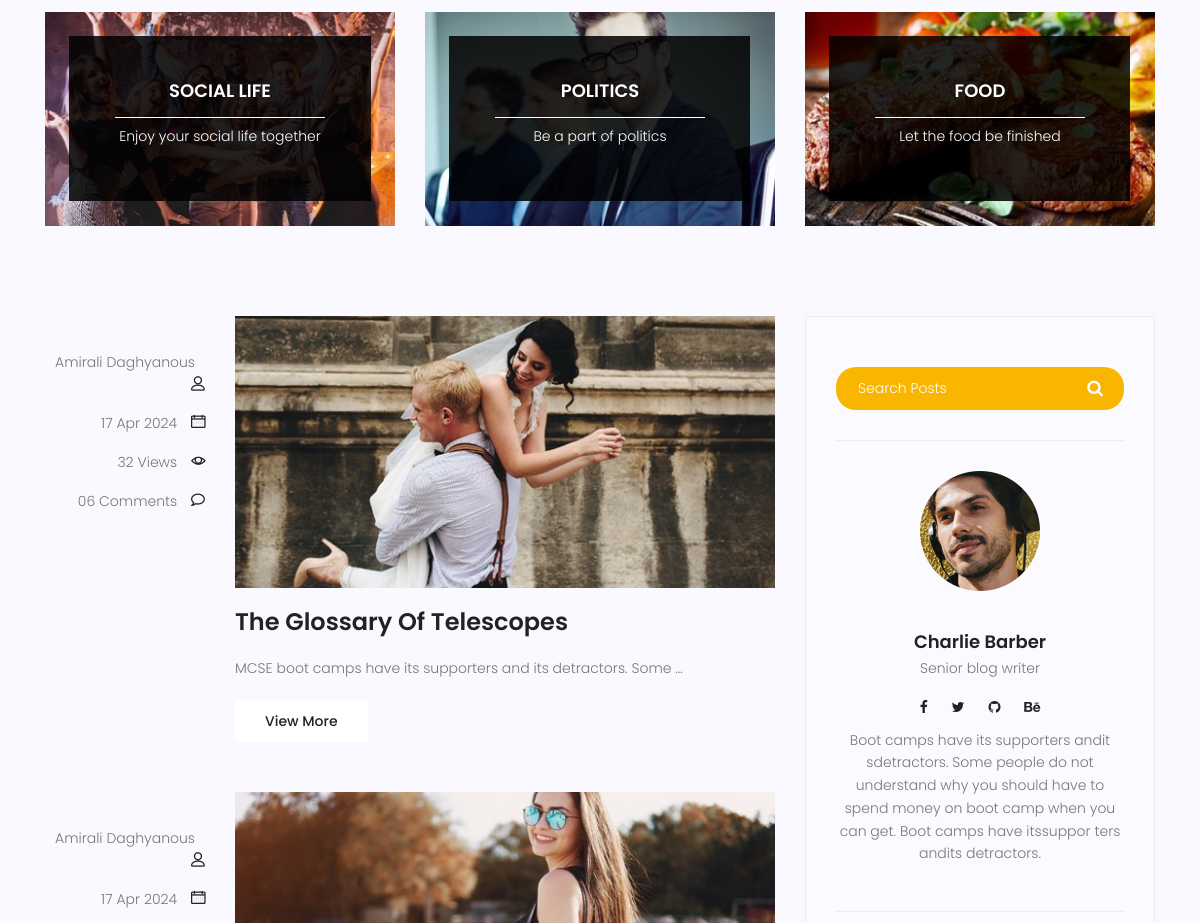
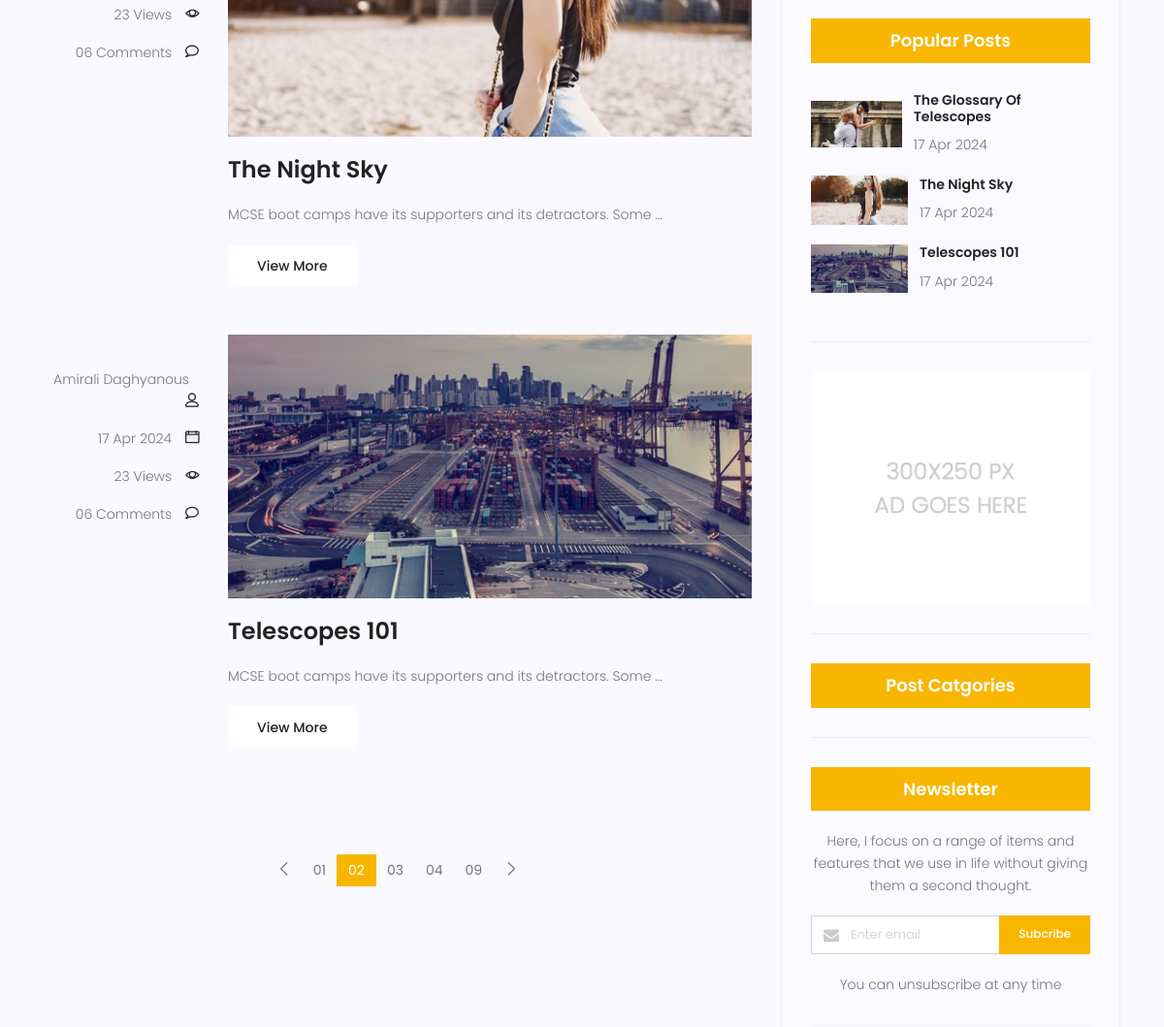
Before: /blog-home (middle part) with the older database file (2 pictures, top to bottom).
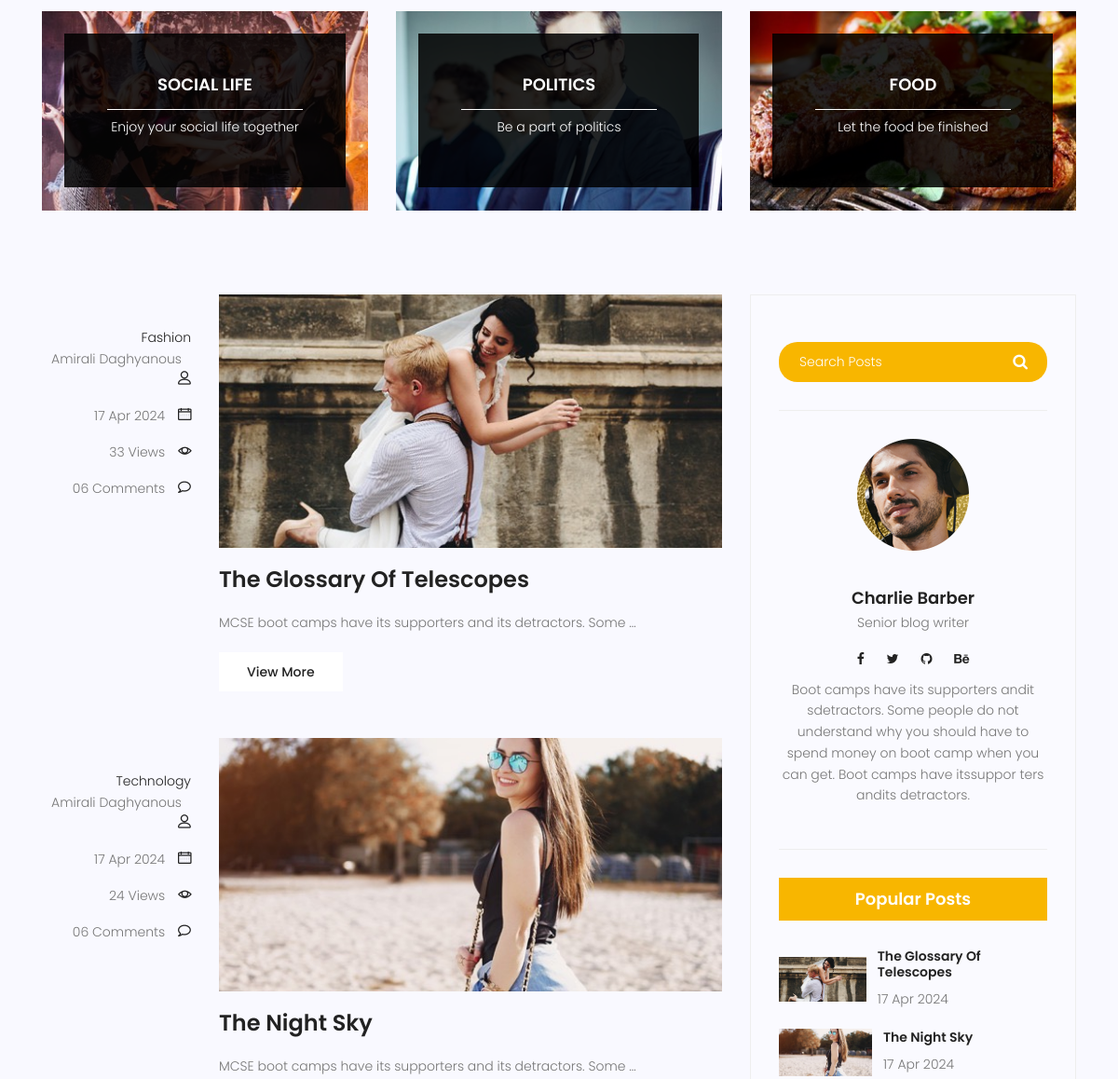
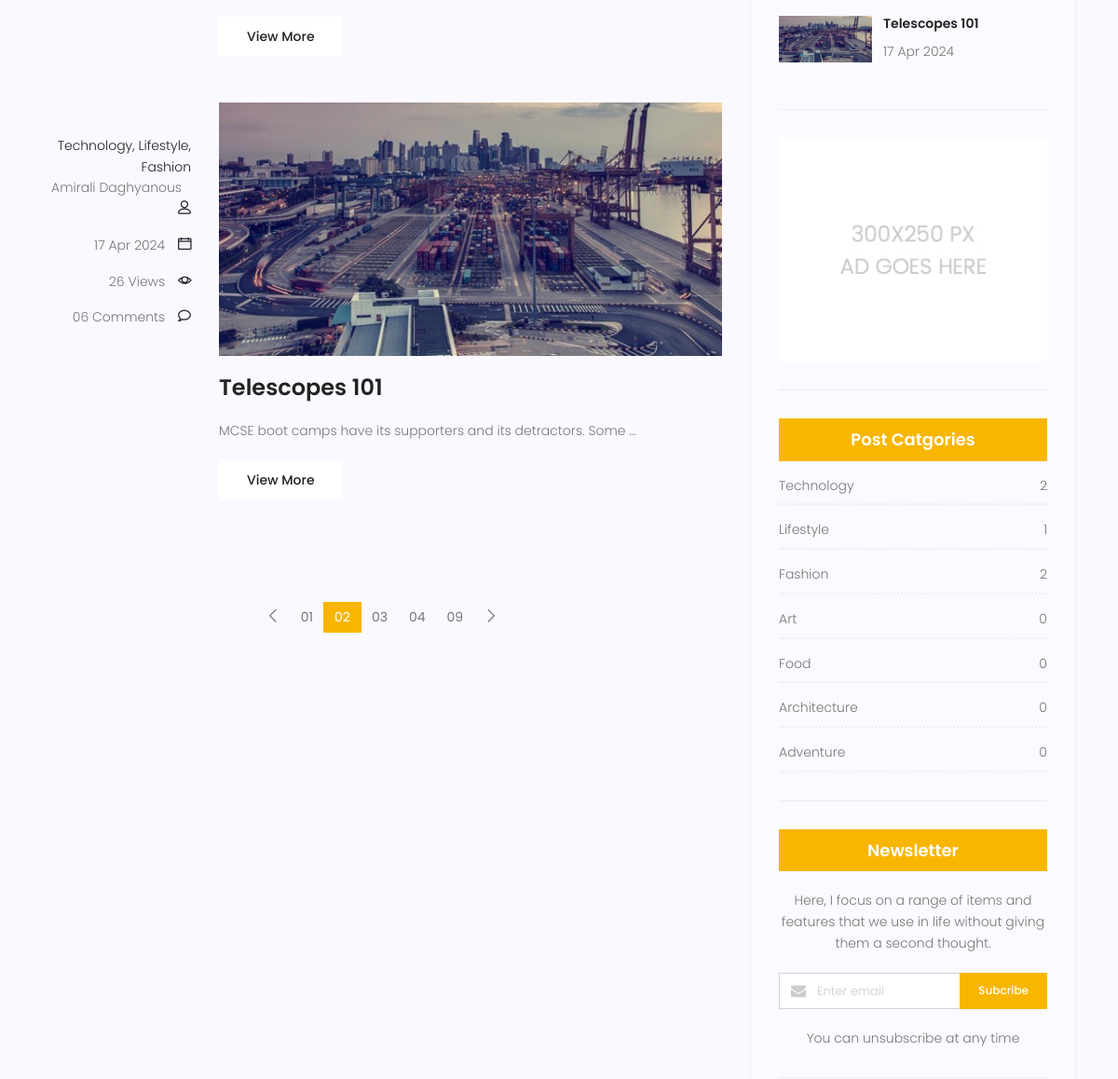
After: the same page with the newer database file (2 pictures, top to bottom).
### Blog/models.py (models this page shows, shortened)
class posts(models.Model):
    title=models.CharField(max_length=250)
    content=models.TextField(max_length=250)
    author=models.ForeignKey(User,on_delete=models.SET_NULL,null=True)
    category=models.ManyToManyField(Category)
    create_date=models.DateTimeField(auto_now_add=True)
    published_date=models.DateTimeField(default=timezone.now)
    image=models.ImageField(upload_to='blog',default='blog/default.jpg')
    status=models.BooleanField(default=False)
    counted_views=models.IntegerField(default=0)

class Category(models.Model):
    name=models.CharField(max_length=250)
    def __str__(self):
        return self.name

### Blog/views.py (the view)
# urls.py: path('blog-home',bloghome,name="bloghome"),
def bloghome(request,cat=None):
    post = posts.objects.filter(published_date__lte=timezone.now(),status=True)
    if cat:
        post=post.filter(category__name=cat)
    context = {'posts': post}
    return render(request,'blog-home.html',context)

### Blog/templatetags/blog_tags.py (called while the page is built)
@register.inclusion_tag('blog-popularposts.html')
def popularpost(arg=3):
    postss=posts.objects.filter( published_date__lte=timezone.now(), status=True).order_by('published_date')[:arg]
    return {'posts':postss}

@register.inclusion_tag('blog-category.html')
def categories():
    postss=posts.objects.filter( published_date__lte=timezone.now(), status=True)
    categories=Category.objects.all()
    cat_dict = {}
    for name in categories:
        cat_dict[name]=postss.filter(category=name).count()
    return {'categories':cat_dict}

### templates/blog-home.html (shortened to what this page needs)
{% load static %}
{% load blog_tags %}
<!DOCTYPE html>
	<html lang="zxx" class="no-js">
	{% include 'head.html' %}
		<body>
			<section class="top-category-widget-area pt-90 pb-90 ">
				<div class="container">
					<div class="row">
						<div class="col-lg-4">
							<div class="single-cat-widget">
								<div class="content relative">
									<div class="overlay overlay-bg"></div>
								    <a href="#" target="_blank">
								      <div class="thumb">
								  		 <img class="content-image img-fluid d-block mx-auto" src=" {%static "img/blog/cat-widget1.jpg" %}" alt="">
								  	  </div>
								      <div class="content-details">
								        <h4 class="content-title mx-auto text-uppercase">Social life</h4>
								        <span></span>
								        <p>Enjoy your social life together</p>
								      </div>
								    </a>
								</div>
							</div>
						</div>
						<div class="col-lg-4">
							<div class="single-cat-widget">
								<div class="content relative">
									<div class="overlay overlay-bg"></div>
								    <a href="#" target="_blank">
								      <div class="thumb">
								  		 <img class="content-image img-fluid d-block mx-auto" src=" {%static "img/blog/cat-widget2.jpg" %}" alt="">
								  	  </div>
								      <div class="content-details">
								        <h4 class="content-title mx-auto text-uppercase">Politics</h4>
								        <span></span>
								        <p>Be a part of politics</p>
								      </div>
								    </a>
								</div>
							</div>
						</div>
						<div class="col-lg-4">
							<div class="single-cat-widget">
								<div class="content relative">
									<div class="overlay overlay-bg"></div>
								    <a href="#" target="_blank">
								      <div class="thumb">
								  		 <img class="content-image img-fluid d-block mx-auto" src=" {%static "img/blog/cat-widget3.jpg" %}" alt="">
								  	  </div>
								      <div class="content-details">
								        <h4 class="content-title mx-auto text-uppercase">Food</h4>
								        <span></span>
								        <p>Let the food be finished</p>
								      </div>
								    </a>
								</div>
							</div>
						</div>
					</div>
				</div>
			</section>
			<section class="post-content-area">
				<div class="container">
					<div class="row">
						<div class="col-lg-8 posts-list">
                            {% for post in posts %}
                            <div class="single-post row">
								<div class="col-lg-3  col-md-3 meta-details">
									<ul class="tags">
                                        {%  for cat in post.category.all %}
										<li><a href="{% url "category"  cat=cat.name %}">{{ cat.name }}{% if not forloop.last %},{% endif %}</a></li>
										{% endfor %}
									<div class="user-details row">
										<p class="user-name col-lg-12 col-md-12 col-6"><a href="#">{{ post.author.get_full_name}}</a> <span class="lnr lnr-user"></span></p>
										<p class="date col-lg-12 col-md-12 col-6"><a href="#">{{ post.published_date|date:"d M Y"}}</a> <span class="lnr lnr-calendar-full"></span></p>
										<p class="view col-lg-12 col-md-12 col-6"><a href="#">{{ post.counted_views}} Views</a> <span class="lnr lnr-eye"></span></p>
										<p class="comments col-lg-12 col-md-12 col-6"><a href="#">06 Comments</a> <span class="lnr lnr-bubble"></span></p>
									</div>
								</div>
								<div class="col-lg-9 col-md-9 ">
									<div class="feature-img">
										<img class="img-fluid" src="{{ post.image.url }}" alt="">
									</div>
									<a class="posts-title" href="{% url 'blogsingle' pid=post.id %}"><h3>{{ post.title}}</h3></a>
									<p class="excert">
                                        {{ post.content|truncatewords_html:10}}
									</p>
									<a href="{% url 'blogsingle' pid=post.id %}" class="primary-btn">View More</a>
								</div>
							</div>
                            {% endfor %}
		                    <nav class="blog-pagination justify-content-center d-flex">
		                        <ul class="pagination">
		                            <li class="page-item">
		                                <a href="#" class="page-link" aria-label="Previous">
		                                    <span aria-hidden="true">
		                                        <span class="lnr lnr-chevron-left"></span>
		                                    </span>
		                                </a>
		                            </li>
		                            <li class="page-item"><a href="#" class="page-link">01</a></li>
		                            <li class="page-item active"><a href="#" class="page-link">02</a></li>
		                            <li class="page-item"><a href="#" class="page-link">03</a></li>
		                            <li class="page-item"><a href="#" class="page-link">04</a></li>
		                            <li class="page-item"><a href="#" class="page-link">09</a></li>
		                            <li class="page-item">
		                                <a href="#" class="page-link" aria-label="Next">
		                                    <span aria-hidden="true">
		                                        <span class="lnr lnr-chevron-right"></span>
		                                    </span>
		                                </a>
		                            </li>
		                        </ul>
		                    </nav>
						</div>
						<div class="col-lg-4 sidebar-widgets">
							<div class="widget-wrap">
								<div class="single-sidebar-widget search-widget">
									<form class="search-form" action="#">
			                            <input placeholder="Search Posts" name="search" type="text" onfocus="this.placeholder = ''" onblur="this.placeholder = 'Search Posts'" >
			                            <button type="submit"><i class="fa fa-search"></i></button>
			                        </form>
								</div>
								<div class="single-sidebar-widget user-info-widget">
									<img src=" {%static "img/blog/user-info.png"  %}" alt="">
									<a href="#"><h4>Charlie Barber</h4></a>
									<p>
										Senior blog writer
									</p>
									<ul class="social-links">
										<li><a href="#"><i class="fa fa-facebook"></i></a></li>
										<li><a href="#"><i class="fa fa-twitter"></i></a></li>
										<li><a href="#"><i class="fa fa-github"></i></a></li>
										<li><a href="#"><i class="fa fa-behance"></i></a></li>
									</ul>
									<p>
										Boot camps have its supporters andit sdetractors. Some people do not understand why you should have to spend money on boot camp when you can get. Boot camps have itssuppor ters andits detractors.
									</p>
								</div>
								{% popularpost %}
								<div class="single-sidebar-widget ads-widget">
									<a href="#"><img class="img-fluid" src=" {%static "img/blog/ads-banner.jpg" %}" alt=""></a>
								</div>
                                {% categories %}
								<div class="single-sidebar-widget newsletter-widget">
									<h4 class="newsletter-title">Newsletter</h4>
									<p>
										Here, I focus on a range of items and features that we use in life without
										giving them a second thought.
									</p>
									<div class="form-group d-flex flex-row">
									   <div class="col-autos">
									      <div class="input-group">
									        <div class="input-group-prepend">
									          <div class="input-group-text"><i class="fa fa-envelope" aria-hidden="true"></i>
											</div>
									        </div>
									        <input type="text" class="form-control" id="inlineFormInputGroup" placeholder="Enter email" onfocus="this.placeholder = ''" onblur="this.placeholder = 'Enter email'" >
									      </div>
									    </div>
									    <a href="#" class="bbtns">Subcribe</a>
									</div>
									<p class="text-bottom">
										You can unsubscribe at any time
									</p>
								</div>
							</div>
						</div>
					</div>
				</div>
			</section>
		</body>
	</html>

### templates/head.html (shortened to what this page needs)
{% load static %}
<head>
    <link rel="stylesheet" href=" {% static "css/linearicons.css" %}">
    <link rel="stylesheet" href=" {% static "css/font-awesome.min.css" %}">
    <link rel="stylesheet" href=" {% static "css/bootstrap.css" %}">
    <link rel="stylesheet" href=" {% static "css/magnific-popup.css" %}">
    <link rel="stylesheet" href=" {% static "css/jquery-ui.css" %}">
    <link rel="stylesheet" href=" {% static "css/nice-select.css" %}">
    <link rel="stylesheet" href=" {% static "css/animate.min.css" %}">
    <link rel="stylesheet" href=" {% static "css/owl.carousel.css" %}">
    <link rel="stylesheet" href=" {% static "css/main.css" %}">
</head>

### templates/header.html (shortened to what this page needs)
{% load static %}

### templates/blog-popularposts.html
{% load static %}
<div class="single-sidebar-widget popular-post-widget">
    <h4 class="popular-title">Popular Posts</h4>
    <div class="popular-post-list">
            {% for post in posts %}
        <div class="single-post-list d-flex flex-row align-items-center">
            <div class="thumb">
                <img class="img-fluid" src=" {{post.image.url}}" alt="">
            </div>
            <div class="details">
                <a href="{% url 'blogsingle' pid=post.id %}"><h6>{{ post.title}}</h6></a>
                <p>{{ post.published_date|date:'d M Y'}}</p>
            </div>
        </div>
        {% endfor %}
    </div>
</div>

### templates/blog-category.html
{% load blog_tags %}
<div class="single-sidebar-widget post-category-widget">
    <h4 class="category-title">Post Catgories</h4>
    <ul class="cat-list">
        {% for name,count in categories.items %}
        <li>
            <a href="{% url "category"  cat=name.name %}" class="d-flex justify-content-between" >
                <p>{{ name }}</p>
                <p>{{ count }}</p>
            </a>
        </li>
        {% endfor  %}
    </ul>
</div>

Changed rows visible on the page:
changed posts "The Glossary Of Telescopes": counted_views "32" → "33"
added Category: name "Fashion", count "2"
changed posts "The Night Sky": counted_views "23" → "24"
added Category: name "Technology", count "2"
changed posts "Telescopes 101": counted_views "23" → "26"
added Category: name "Lifestyle", count "1"
added Category: name "Art", count "0", shown under "Post Catgories"
added Category: name "Food", count "0", shown under "Post Catgories"
added Category: name "Architecture", count "0", shown under "Post Catgories"
added Category: name "Adventure", count "0", shown under "Post Catgories"
